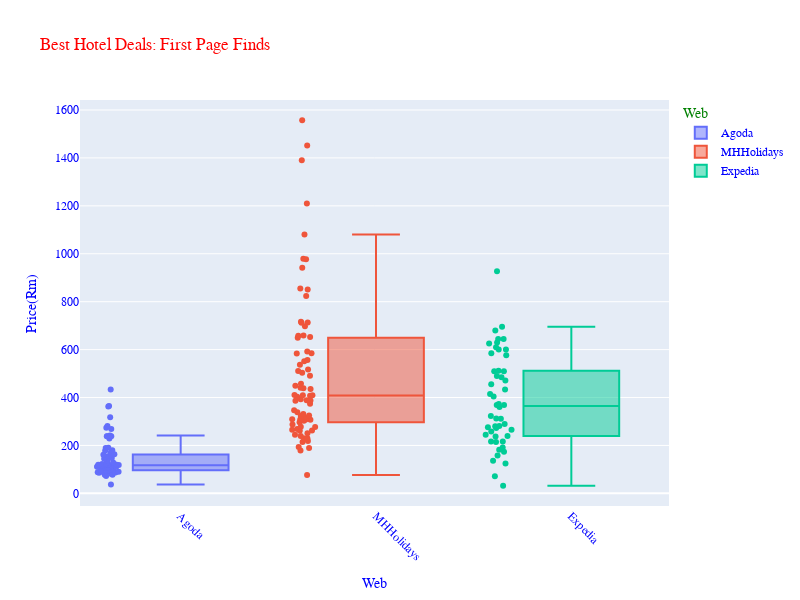

The cell this chart's notebook holds for it:
### Code cell
fig=px.box(Clean_Data,y="Price(Rm)",x="Web",points="all",color="Web",title="Best Hotel Deals: First Page Finds")
fig.update_layout(xaxis={'tickangle': 45},
                  font_family="Courier New",
                  font_color="blue",
                  title_font_family="Times New Roman",
                  title_font_color="red",
                  legend_title_font_color="green",
                  width=800, 
                  height=600)
fig.show()

### Figure 1 — Plotly figure (JSON) as saved in the notebook; plotly's stock layout.template omitted (floating-point values rounded to 4 significant figures)
{"data": [{"alignmentgroup": "True", "boxpoints": "all", "hovertemplate": "Web=%{x}<br>Price(Rm)=%{y}<extra></extra>", "legendgroup": "Agoda", "marker": {"color": "#636efa"}, "name": "Agoda", "notched": false, "offsetgroup": "Agoda", "orientation": "v", "showlegend": true, "type": "box", "x": ["Agoda", "Agoda", "Agoda", "Agoda", "Agoda", "Agoda", "Agoda", "Agoda", "Agoda", "Agoda", "Agoda", "Agoda", "Agoda", "Agoda", "Agoda", "Agoda", "Agoda", "Agoda", "Agoda", "Agoda", "Agoda", "Agoda", "Agoda", "Agoda", "Agoda", "Agoda", "Agoda", "Agoda", "Agoda", "Agoda", "Agoda", "Agoda", "Agoda", "Agoda", "Agoda", "Agoda", "Agoda", "Agoda", "Agoda", "Agoda", "Agoda", "Agoda", "Agoda", "Agoda", "Agoda", "Agoda", "Agoda", "Agoda", "Agoda", "Agoda", "Agoda", "Agoda", "Agoda", "Agoda", "Agoda", "Agoda", "Agoda", "Agoda", "Agoda", "Agoda", "Agoda", "Agoda", "Agoda", "Agoda", "Agoda", "Agoda", "Agoda", "Agoda", "Agoda", "Agoda", "Agoda"], "x0": " ", "xaxis": "x", "y": [160, 112, 365, 78, 117, 110, 94, 73, 238, 90, 122, 123, 108, 161, 116, 82, 99, 111, 119, 169, 434, 148, 269, 126, 97, 111, 178, 190, 118, 118, 83, 120, 85, 37, 144, 117, 318, 117, 78, 363, 156, 238, 90, 163, 83, 87, 96, 113, 83, 108, 87, 109, 136, 106, 153, 238, 109, 101, 189, 241, 86, 180, 87, 229, 129, 274, 121, 96, 281, 88, 108], "y0": " ", "yaxis": "y"}, {"alignmentgroup": "True", "boxpoints": "all", "hovertemplate": "Web=%{x}<br>Price(Rm)=%{y}<extra></extra>", "legendgroup": "MHHolidays", "marker": {"color": "#EF553B"}, "name": "MHHolidays", "notched": false, "offsetgroup": "MHHolidays", "orientation": "v", "showlegend": true, "type": "box", "x": ["MHHolidays", "MHHolidays", "MHHolidays", "MHHolidays", "MHHolidays", "MHHolidays", "MHHolidays", "MHHolidays", "MHHolidays", "MHHolidays", "MHHolidays", "MHHolidays", "MHHolidays", "MHHolidays", "MHHolidays", "MHHolidays", "MHHolidays", "MHHolidays", "MHHolidays", "MHHolidays", "MHHolidays", "MHHolidays", "MHHolidays", "MHHolidays", "MHHolidays", "MHHolidays", "MHHolidays", "MHHolidays", "MHHolidays", "MHHolidays", "MHHolidays", "MHHolidays", "MHHolidays", "MHHolidays", "MHHolidays", "MHHolidays", "MHHolidays", "MHHolidays", "MHHolidays", "MHHolidays", "MHHolidays", "MHHolidays", "MHHolidays", "MHHolidays", "MHHolidays", "MHHolidays", "MHHolidays", "MHHolidays", "MHHolidays", "MHHolidays", "MHHolidays", "MHHolidays", "MHHolidays", "MHHolidays", "MHHolidays", "MHHolidays", "MHHolidays", "MHHolidays", "MHHolidays", "MHHolidays", "MHHolidays", "MHHolidays", "MHHolidays", "MHHolidays", "MHHolidays", "MHHolidays", "MHHolidays", "MHHolidays", "MHHolidays", "MHHolidays", "MHHolidays", "MHHolidays", "MHHolidays", "MHHolidays"], "x0": " ", "xaxis": "x", "y": [491.1, 308.8, 230.3, 276.9, 307.7, 511.1, 712.1, 1210.0, 1452.0, 386.9, 410.4, 583.3, 824.0, 387.7, 659.2, 448.7, 309.4, 318.3, 214.1, 331.2, 438.6, 244.5, 338.5, 516.8, 649.9, 325.1, 440.5, 269.1, 287.7, 296.5, 303.0, 307.8, 322.6, 346.6, 374.1, 388.2, 392.7, 403.7, 407.3, 409.3, 410.0, 435.1, 457.4, 503.9, 536.6, 551.1, 556.2, 584.9, 592.1, 652.8, 697.9, 712.8, 716.4, 850.5, 855.5, 941.8, 976.7, 979.0, 1080, 1390.0, 1557.0, 657.7, 76.89, 179.4, 189.1, 194.0, 218.2, 230.2, 239.6, 250.9, 261.3, 262.3, 265.8, 277.8], "y0": " ", "yaxis": "y"}, {"alignmentgroup": "True", "boxpoints": "all", "hovertemplate": "Web=%{x}<br>Price(Rm)=%{y}<extra></extra>", "legendgroup": "Expedia", "marker": {"color": "#00cc96"}, "name": "Expedia", "notched": false, "offsetgroup": "Expedia", "orientation": "v", "showlegend": true, "type": "box", "x": ["Expedia", "Expedia", "Expedia", "Expedia", "Expedia", "Expedia", "Expedia", "Expedia", "Expedia", "Expedia", "Expedia", "Expedia", "Expedia", "Expedia", "Expedia", "Expedia", "Expedia", "Expedia", "Expedia", "Expedia", "Expedia", "Expedia", "Expedia", "Expedia", "Expedia", "Expedia", "Expedia", "Expedia", "Expedia", "Expedia", "Expedia", "Expedia", "Expedia", "Expedia", "Expedia", "Expedia", "Expedia", "Expedia", "Expedia", "Expedia", "Expedia", "Expedia", "Expedia", "Expedia", "Expedia", "Expedia", "Expedia", "Expedia", "Expedia", "Expedia"], "x0": " ", "xaxis": "x", "y": [644, 216, 610, 585, 415, 258, 125, 512, 680, 158, 265, 485, 369, 214, 490, 373, 273, 644, 237, 630, 510, 281, 455, 323, 927, 626, 576, 471, 136, 245, 600, 71, 174, 600, 289, 312, 434, 191, 216, 280, 369, 276, 239, 182, 404, 32, 311, 360, 510, 695], "y0": " ", "yaxis": "y"}], "layout": {"boxmode": "overlay", "font": {"color": "blue", "family": "Courier New"}, "height": 600, "legend": {"title": {"font": {"color": "green"}, "text": "Web"}, "tracegroupgap": 0}, "title": {"font": {"color": "red", "family": "Times New Roman"}, "text": "Best Hotel Deals: First Page Finds"}, "width": 800, "xaxis": {"anchor": "y", "autorange": true, "categoryarray": ["Agoda", "MHHolidays", "Expedia"], "categoryorder": "array", "domain": [0, 1], "range": [-0.5157, 2.5], "tickangle": 45, "title": {"text": "Web"}, "type": "category"}, "yaxis": {"anchor": "x", "autorange": true, "domain": [0, 1], "range": [-52.72, 1642.0], "title": {"text": "Price(Rm)"}, "type": "linear"}}}
